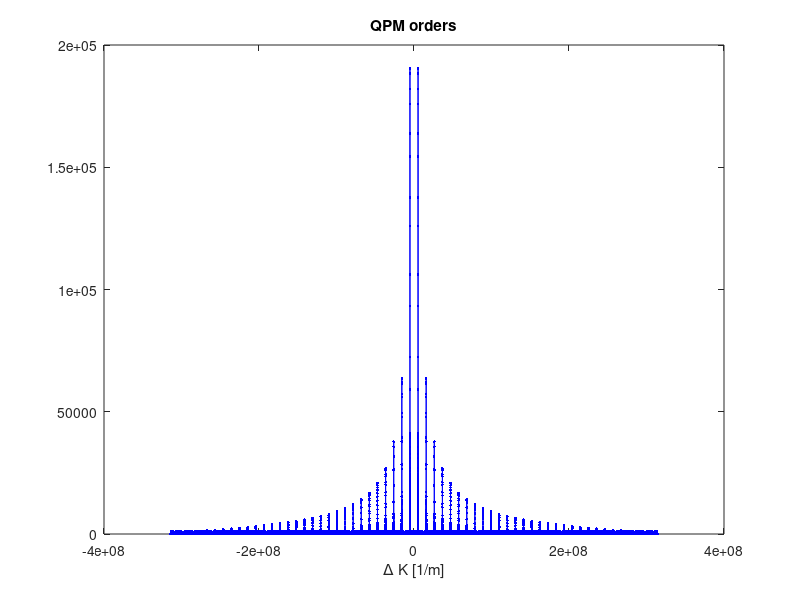

Source code (MATLAB): (Note: this script raises an error after producing the figure.)
clear all;
close all;

     
     
       dz=0.01e-6;
       L=3e-3;
       
   
          Pperiod=1.2e-6;
          Lcord=-L/2:dz:L/2; 
          zz=sign(cos(2*pi.*Lcord./Pperiod));
          
          
zz=padarray(zz,[0,1000000]);
   

      
ZZ=fftshift(fft(zz));
ZV1=length(ZZ)-1;
ZV=-pi:2*pi/ZV1:pi;
figure;
plot(ZV./(0.01e-6),abs(ZZ),'b.-');
xlabel('\Delta K [1/m]');
title('QPM orders');

lambda1=0.829*1e-6;
lambda2=lambda1/2;
 
          T=30;
 
       lambdap=1e-6;
       lambdai=1e-6;
         
           [np,n1,ni]=ktpzyz(lambdap.*1e6,lambda1.*1e6,lambdai.*1e6,T)    
           k1=  2*pi*n1/lambda1; 
           [np,n2,ni]=ktpzyz(lambdap.*1e6,lambda2.*1e6,lambdai.*1e6,T) 
           k2=  2*pi*n2/lambda2;
           
 
dk1=-k2-2*k1
Pperiod=2*pi/dk1
1.2e-6/(Pperiod)


